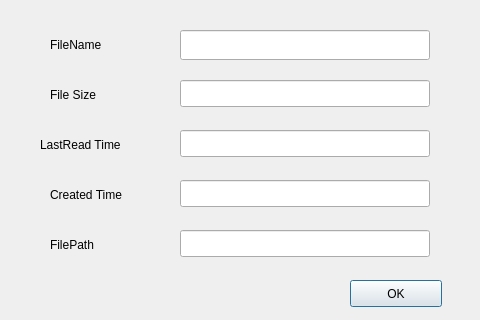
<?xml version="1.0" encoding="UTF-8"?>
<ui version="4.0">
 <class>FileProperty</class>
 <widget class="QDialog" name="FileProperty">
  <property name="geometry">
   <rect>
    <x>0</x>
    <y>0</y>
    <width>480</width>
    <height>320</height>
   </rect>
  </property>
  <property name="minimumSize">
   <size>
    <width>480</width>
    <height>320</height>
   </size>
  </property>
  <property name="maximumSize">
   <size>
    <width>480</width>
    <height>320</height>
   </size>
  </property>
  <property name="windowTitle">
   <string>Attribute Dialog</string>
  </property>
  <property name="windowIcon">
   <iconset>
    <normaloff>../test/1.png</normaloff>../test/1.png</iconset>
  </property>
  <widget class="QLabel" name="label">
   <property name="geometry">
    <rect>
     <x>50</x>
     <y>30</y>
     <width>60</width>
     <height>30</height>
    </rect>
   </property>
   <property name="text">
    <string>FileName</string>
   </property>
  </widget>
  <widget class="QLabel" name="label_2">
   <property name="geometry">
    <rect>
     <x>50</x>
     <y>80</y>
     <width>60</width>
     <height>30</height>
    </rect>
   </property>
   <property name="text">
    <string>File Size</string>
   </property>
  </widget>
  <widget class="QLabel" name="label_3">
   <property name="geometry">
    <rect>
     <x>50</x>
     <y>230</y>
     <width>60</width>
     <height>30</height>
    </rect>
   </property>
   <property name="text">
    <string>FilePath</string>
   </property>
  </widget>
  <widget class="QLabel" name="label_4">
   <property name="geometry">
    <rect>
     <x>50</x>
     <y>180</y>
     <width>90</width>
     <height>30</height>
    </rect>
   </property>
   <property name="text">
    <string>Created Time</string>
   </property>
  </widget>
  <widget class="QLabel" name="label_5">
   <property name="geometry">
    <rect>
     <x>40</x>
     <y>130</y>
     <width>100</width>
     <height>30</height>
    </rect>
   </property>
   <property name="text">
    <string>LastRead Time</string>
   </property>
  </widget>
  <widget class="QLineEdit" name="leFileName">
   <property name="geometry">
    <rect>
     <x>180</x>
     <y>30</y>
     <width>250</width>
     <height>30</height>
    </rect>
   </property>
   <property name="font">
    <font>
     <weight>50</weight>
     <bold>false</bold>
    </font>
   </property>
   <property name="readOnly">
    <bool>true</bool>
   </property>
  </widget>
  <widget class="QLineEdit" name="leSize">
   <property name="geometry">
    <rect>
     <x>180</x>
     <y>80</y>
     <width>250</width>
     <height>27</height>
    </rect>
   </property>
   <property name="font">
    <font>
     <weight>50</weight>
     <bold>false</bold>
    </font>
   </property>
   <property name="readOnly">
    <bool>true</bool>
   </property>
  </widget>
  <widget class="QLineEdit" name="leFilePath">
   <property name="geometry">
    <rect>
     <x>180</x>
     <y>130</y>
     <width>250</width>
     <height>27</height>
    </rect>
   </property>
   <property name="font">
    <font>
     <weight>50</weight>
     <bold>false</bold>
    </font>
   </property>
   <property name="readOnly">
    <bool>true</bool>
   </property>
  </widget>
  <widget class="QLineEdit" name="leCreateTime">
   <property name="geometry">
    <rect>
     <x>180</x>
     <y>180</y>
     <width>250</width>
     <height>27</height>
    </rect>
   </property>
   <property name="font">
    <font>
     <weight>50</weight>
     <bold>false</bold>
    </font>
   </property>
   <property name="readOnly">
    <bool>true</bool>
   </property>
  </widget>
  <widget class="QLineEdit" name="leLastVisit">
   <property name="geometry">
    <rect>
     <x>180</x>
     <y>230</y>
     <width>250</width>
     <height>27</height>
    </rect>
   </property>
   <property name="font">
    <font>
     <weight>50</weight>
     <bold>false</bold>
    </font>
   </property>
   <property name="readOnly">
    <bool>true</bool>
   </property>
  </widget>
  <widget class="QPushButton" name="pbOK">
   <property name="geometry">
    <rect>
     <x>350</x>
     <y>280</y>
     <width>92</width>
     <height>27</height>
    </rect>
   </property>
   <property name="text">
    <string>OK</string>
   </property>
  </widget>
 </widget>
 <resources/>
 <connections/>
</ui>
